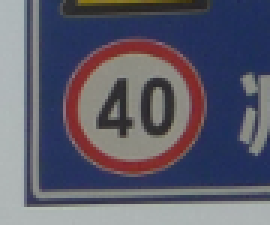
#> input picture detection_model_and_svm/SVM_Training/segmentation_data/s (1).png, 90 x 75 px (shown 3 times larger); its folder holds only this picture in this run
$ python Image_segementation.py
#> lines starting #> are read from the running program, lines starting #| are printed output that depends on the picture; after the words box and inside, x2 and y2 are one past the last pixel; in counts of white or black regions, pixels touching at a corner belong together
import cv2
import numpy as np
import glob


def getEmptyPic(height, width):
    return np.zeros((height,width,1), np.uint8)

def red_blue_normalize(height,width,img):
    results = getEmptyPic(height, width)  # to store the results of red/blue-normalization
    for x in range(height):
        for y in range(width):
            r=img[x,y,2]
            g=img[x,y,1]
            b=img[x,y,0]
            r = int(r)
            g = int(g)
            b = int(b)
            red = r/(r+b+(g*4)+8)
            blue = b/(r+b+(g*4)+8)
            if red>blue :
                results[x,y]=red*255+10
            else:
                results[x, y] = blue*255+10
    return results

def masking(img,imgContour):
    im_floodfill = imgContour.copy()
    h, w = imgContour.shape[:2]
    mask = np.zeros((h + 2, w + 2), np.uint8)
    cv2.floodFill(im_floodfill, mask, (0, 0), 255);
    im_floodfill_inv = cv2.bitwise_not(im_floodfill)
    img1_bg = cv2.bitwise_and(img, img, mask=im_floodfill_inv)
    return img1_bg

def Img_segmentation(img,height,width):
    ######################################################  red blue normalization ############################
    results = getEmptyPic(height, width)  # to store the results of red/blue-normalization
    results = red_blue_normalize(height, width, img)

    ######################################################  image-preprocessing ############################

    ### results - image after red-blue normalization
    #cv2.imshow("resultsssss", results)

    imgBlur = cv2.GaussianBlur(results, (7, 7), sigmaX=1, sigmaY=0)
    imgBlur = cv2.normalize(imgBlur, imgBlur, 0, 255, cv2.NORM_MINMAX)

    ### imgBlur - image after Gaussian blur
    # cv2.imshow("Blur",imgBlur)

    imgCanny = cv2.Canny(imgBlur, 25, 75)
    ## imgCanny- image after canny edge detection
    # cv2.imshow("Canny",imgCanny)

    ############################################# filtering  max size and max area countours ###########################
    contours, hierarchy = cv2.findContours(imgCanny, cv2.RETR_LIST, cv2.CHAIN_APPROX_NONE)
    max_area = 0
    max_size = 0
    index_size = 0
    count = 0
    index_area = 0

    ###  find the max area and size
    for cnt in contours:

        area = cv2.contourArea(cnt)
        # print(area)
        size = (int(cnt.shape[0]) * int(cnt.shape[1]))
        if max_size < size:
            max_size = size
            index_size = count
        if max_area < area:
            max_area = area
            index_area = count
        count = count + 1

    ######## CONVEX HULL- connecting the countours found to make them encolsed
    convex_hull_area = getEmptyPic(height, width)  ## convex hull area found
    tep = []
    tep.append(contours[index_area])  # area
    hulls = [cv2.convexHull(p.reshape(-1, 1, 2)) for p in tep]
    cv2.polylines(convex_hull_area, hulls, 1, (255, 255, 255))
    ## the results after connecting the  disconnected countour
    #cv2.imshow("convex hull-area", convex_hull_area)

    ######## CONVEX HULL- connecting the countours found to make them encolsed
    convex_hull_size = getEmptyPic(height, width)  ## convex hull size found
    tep2 = []
    tep2.append(contours[index_size])  # size
    hulls2 = [cv2.convexHull(p.reshape(-1, 1, 2)) for p in tep2]
    cv2.polylines(convex_hull_size, hulls2, 1, (255, 255, 255))
    ## the results after connecting the  disconnected countour
    #cv2.imshow("convex hull-size", convex_hull_size)

    contours_cvx_a, hierarchy_cvx = cv2.findContours(convex_hull_area, cv2.RETR_EXTERNAL, cv2.CHAIN_APPROX_NONE)
    contours_cvx_s, hierarchy_cvx_s = cv2.findContours(convex_hull_size, cv2.RETR_EXTERNAL, cv2.CHAIN_APPROX_NONE)

    ### draw countour on empty images
    # initialize empty pic
    imgContour_convex_area = getEmptyPic(height, width)
    imgContour_convex_size = getEmptyPic(height, width)
    imgContour_area = getEmptyPic(height, width)
    imgContour_size = getEmptyPic(height, width)
    # draw found countors on empty image
    cv2.drawContours(imgContour_area, contours, contourIdx=index_area, color=(255, 0, 0), thickness=2)
    cv2.drawContours(imgContour_size, contours, contourIdx=index_size, color=(255, 0, 0), thickness=2)
    cv2.drawContours(imgContour_convex_area, contours_cvx_a, contourIdx=-1, color=(255, 0, 0), thickness=2)
    cv2.drawContours(imgContour_convex_size, contours_cvx_s, contourIdx=-1, color=(255, 0, 0), thickness=2)

    # [9 lines of commented-out code are left out]

    img1_bg1 = masking(img, imgContour_size)
    #cv2.imshow("size", img1_bg1)

    # masking function-area

    img1_bg2 = masking(img, imgContour_area)
    #cv2.imshow("area", img1_bg2)

    # masking function-convex

    img1_bg3 = masking(img, imgContour_convex_area)
    #cv2.imshow("convex-area", img1_bg3)

    # masking function-convex

    img1_bg4 = masking(img, imgContour_convex_size)
    # [7 lines of commented-out code are left out]

    out_p = np.hstack((imgBlur, imgCanny))
    # [6 lines of commented-out code are left out]
    out_bd = np.hstack((imgContour_size, imgContour_area, imgContour_convex_size, imgContour_convex_area))
    # [6 lines of commented-out code are left out]

    out2 = np.hstack((img1_bg4, img1_bg3))
    out = np.hstack((img1_bg1, img1_bg2, out2))
    cv2.imshow("output", out)
    return img1_bg1,img1_bg2,img1_bg3,img1_bg4


for x in (glob.glob("segmentation_data/*.*")):
    img = cv2.imread(x)
#> img is the input picture: shape (75, 90, 3); mean B, G, R 107.3, 92.6, 93.6
    cv2.imshow("orginal",img)
    height, width, channels = img.shape
#> height = 75; width = 90; channels = 3
    img1_bg1, img1_bg2, img1_bg3, img1_bg4=Img_segmentation(img,height,width)
#> after the loop in red_blue_normalize, `for x in range(height):`:
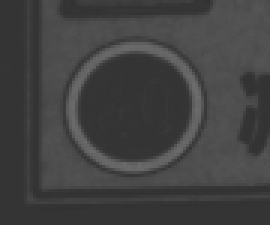
#> results: shape (75, 90, 1) (shown 3 times larger); min 50, max 110, mean 65.8
#> in Img_segmentation, `imgCanny = cv2.Canny(imgBlur, 25, 75)`:
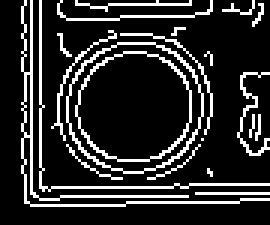
#> imgCanny: shape (75, 90) (shown 3 times larger); 16.6% white in thin lines or dots, all inside (x1, y1, x2, y2) = (7, 0, 90, 69)
#> in Img_segmentation, `contours, hierarchy = cv2.findContours(imgCanny, cv2.RETR_LIST, cv2.CH..`: contours = 24 contours, 18 with area under 20; largest, box (x1, y1, x2, y2) and area: (22, 14, 68, 58) 1540, (22, 14, 68, 58) 1502, (25, 17, 64, 54) 1096, (25, 17, 64, 54) 1066, (7, 0, 90, 69) 50, (7, 24, 11, 46) 45
#> the loop in Img_segmentation, `for cnt in contours: ` made 24 passes
#> (area, size, max_size, max_area) on passes 10, 12, 13, 14: (1066.5, 103, 103, 1066.5), (1096.5, 107, 107, 1096.5), (1502.5, 123, 123, 1502.5), (1539.5, 127, 127, 1539.5)
#> (area, size, max_area) on pass 8: (45, 42, 45)
#> after the loop in Img_segmentation, `for cnt in contours:`: count = 24; index_area = 13; index_size = 23; max_area = 1539.5; max_size = 486
#> in Img_segmentation, `hulls = [cv2.convexHull(p.reshape(-1, 1, 2)) for p in tep]`: hulls = 1 contour; box (x1, y1, x2, y2) and area: (22, 14, 68, 58) 1566
#> in Img_segmentation, `cv2.polylines(convex_hull_area, hulls, 1, (255, 255, 255))`: convex_hull_area: shape (75, 90, 1); 1.9% white in thin lines or dots, all inside (x1, y1, x2, y2) = (22, 14, 68, 58)
#> in Img_segmentation, `hulls2 = [cv2.convexHull(p.reshape(-1, 1, 2)) for p in tep2]`: hulls2 = 1 contour; box (x1, y1, x2, y2) and area: (7, 0, 90, 69) 2927
#> in Img_segmentation, `cv2.polylines(convex_hull_size, hulls2, 1, (255, 255, 255))`:
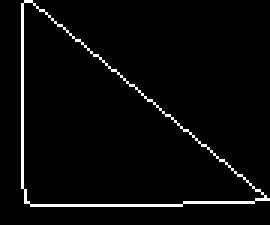
#> convex_hull_size: shape (75, 90, 1) (shown 3 times larger); 3.4% white in thin lines or dots, all inside (x1, y1, x2, y2) = (7, 0, 90, 69)
#> in Img_segmentation, `contours_cvx_a, hierarchy_cvx = cv2.findContours(convex_hull_area, cv2..`: contours_cvx_a has the same summary as hulls
#> in Img_segmentation, `contours_cvx_s, hierarchy_cvx_s = cv2.findContours(convex_hull_size, c..`: contours_cvx_s = 1 contour; box (x1, y1, x2, y2) and area: (7, 0, 90, 69) 2928
#> in Img_segmentation, `cv2.drawContours(imgContour_area, contours, contourIdx=index_area, col..`: imgContour_area: shape (75, 90, 1); 7.1% white; 1 white region, box (x1, y1, x2, y2) and area: (21, 13, 69, 59) 479
#> in Img_segmentation, `cv2.drawContours(imgContour_size, contours, contourIdx=index_size, col..`: imgContour_size: shape (75, 90, 1); 11.2% white; 1 white region, box (x1, y1, x2, y2) and area: (6, 0, 90, 70) 758
#> in Img_segmentation, `cv2.drawContours(imgContour_convex_size, contours_cvx_s, contourIdx=-1..`: imgContour_convex_size: shape (75, 90, 1); 12.1% white; 1 white region, box (x1, y1, x2, y2) and area: (6, 0, 90, 70) 817
#> in masking, `cv2.floodFill(im_floodfill, mask, (0, 0), 255);`: im_floodfill: shape (75, 90, 1); 25.4% white; 1 white region, box (x1, y1, x2, y2) and area: (0, 0, 90, 75) 1712
#> in masking, `im_floodfill_inv = cv2.bitwise_not(im_floodfill)`: im_floodfill_inv: shape (75, 90); 74.6% white; 1 black region, box (x1, y1, x2, y2) and area: (0, 0, 90, 75) 1712
#> in masking (call 2), `cv2.floodFill(im_floodfill, mask, (0, 0), 255);`: im_floodfill: shape (75, 90, 1); 80.6% white; 1 black region, box (x1, y1, x2, y2) and area: (24, 16, 66, 56) 1309
#> in masking (call 3), `cv2.floodFill(im_floodfill, mask, (0, 0), 255);`: im_floodfill: shape (75, 90, 1); 80.2% white; 1 black region, box (x1, y1, x2, y2) and area: (24, 16, 66, 56) 1336
#> in masking (call 4), `cv2.floodFill(im_floodfill, mask, (0, 0), 255);`:
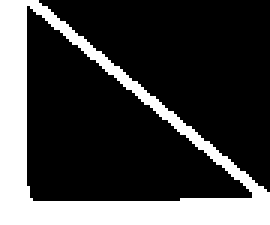
#> im_floodfill: shape (75, 90, 1) (shown 3 times larger); 25.6% white; 1 white region, box (x1, y1, x2, y2) and area: (0, 0, 90, 75) 1728
#> in masking (call 4), `im_floodfill_inv = cv2.bitwise_not(im_floodfill)`: im_floodfill_inv: shape (75, 90); 74.4% white; 1 black region, box (x1, y1, x2, y2) and area: (0, 0, 90, 75) 1728
#> in Img_segmentation, `out_bd = np.hstack((imgContour_size, imgContour_area, imgContour_conve..`:
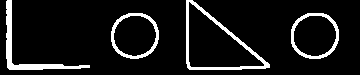
#> out_bd: shape (75, 360, 1); 9.4% white; 4 white regions, box (x1, y1, x2, y2) and area: (186, 0, 270, 70) 817, (6, 0, 90, 70) 758, (111, 13, 159, 59) 479, (291, 13, 339, 59) 479
#> in Img_segmentation, `out2 = np.hstack((img1_bg4, img1_bg3))`:
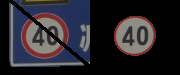
#> out2: shape (75, 180, 3); mean B, G, R 43.7, 37.5, 40.4
#> in Img_segmentation, `out = np.hstack((img1_bg1, img1_bg2, out2))`:
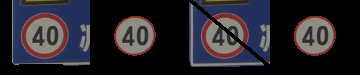
#> out: shape (75, 360, 3); mean B, G, R 43.5, 37.2, 40.1
    cv2.waitKey(0)
    cv2.destroyAllWindows()

$ run again, on detection_model_and_svm/SVM_Training/segmentation_data/s (15).png
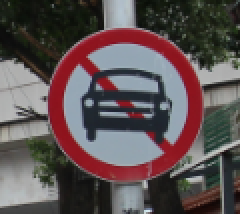
#> input picture detection_model_and_svm/SVM_Training/segmentation_data/s (15).png, 120 x 107 px (shown 2 times larger)
#> img is the input picture: shape (107, 120, 3); mean B, G, R 82.3, 81.7, 93.9
#> imgCanny: shape (107, 120); 7.8% white in thin lines or dots
#> contours = 30 contours, 22 with area under 20; largest, box (x1, y1, x2, y2) and area: (24, 14, 101, 91) 4542, (31, 21, 95, 84) 2989, (24, 14, 101, 91) 1424, (48, 39, 58, 46) 34, (49, 39, 58, 46) 26, (0, 23, 25, 41) 24, (2, 1, 26, 25) 24, (58, 50, 67, 54) 20
#> the loop in Img_segmentation, `for cnt in contours: ` made 30 passes
#> (area, size, max_size, max_area) on pass 22: (2989, 194, 194, 2989)
#> after the loop in Img_segmentation, `for cnt in contours:`: count = 30; index_area = 23; index_size = 22; max_area = 4541.5; max_size = 415
#> hulls = 1 contour; box (x1, y1, x2, y2) and area: (24, 14, 101, 91) 4614
#> convex_hull_area: shape (107, 120, 1); 1.7% white in thin lines or dots, all inside (x1, y1, x2, y2) = (24, 14, 101, 91)
#> hulls2 = 1 contour; box (x1, y1, x2, y2) and area: (24, 14, 101, 91) 4552
#> contours_cvx_a = 1 contour; box (x1, y1, x2, y2) and area: (24, 14, 101, 91) 4616
#> contours_cvx_s = 1 contour; box (x1, y1, x2, y2) and area: (24, 14, 101, 91) 4550
#> imgContour_area: shape (107, 120, 1); 6.7% white; 1 white region, box (x1, y1, x2, y2) and area: (23, 13, 102, 92) 863
#> imgContour_size: shape (107, 120, 1); 12.4% white; 1 white region, box (x1, y1, x2, y2) and area: (23, 13, 102, 92) 1587
#> imgContour_convex_area: shape (107, 120, 1); 6.4% white; 1 white region, box (x1, y1, x2, y2) and area: (23, 13, 102, 92) 825
#> imgContour_convex_size: shape (107, 120, 1); 6.4% white; 1 white region, box (x1, y1, x2, y2) and area: (23, 13, 102, 92) 821
#> im_floodfill: shape (107, 120, 1); 74.1% white; 2 black regions, box (x1, y1, x2, y2) and area: (33, 23, 93, 82) 2688, (26, 16, 99, 88) 640
#> im_floodfill: shape (107, 120, 1); 67.9% white; 1 black region, box (x1, y1, x2, y2) and area: (26, 16, 99, 88) 4119
#> im_floodfill: shape (107, 120, 1); 67.2% white; 1 black region, box (x1, y1, x2, y2) and area: (26, 16, 99, 89) 4212
#> im_floodfill: shape (107, 120, 1); 67.7% white; 1 black region, box (x1, y1, x2, y2) and area: (26, 16, 99, 89) 4149
#> out_bd: shape (107, 480, 1); 8% white; 4 white regions, box (x1, y1, x2, y2) and area: (23, 13, 102, 92) 1587, (143, 13, 222, 92) 863, (383, 13, 462, 92) 825, (263, 13, 342, 92) 821
#> in Img_segmentation, `out = np.hstack((img1_bg1, img1_bg2, out2))`:
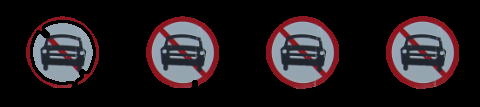
#> out: shape (107, 480, 3); mean B, G, R 32.7, 29.4, 37.5
